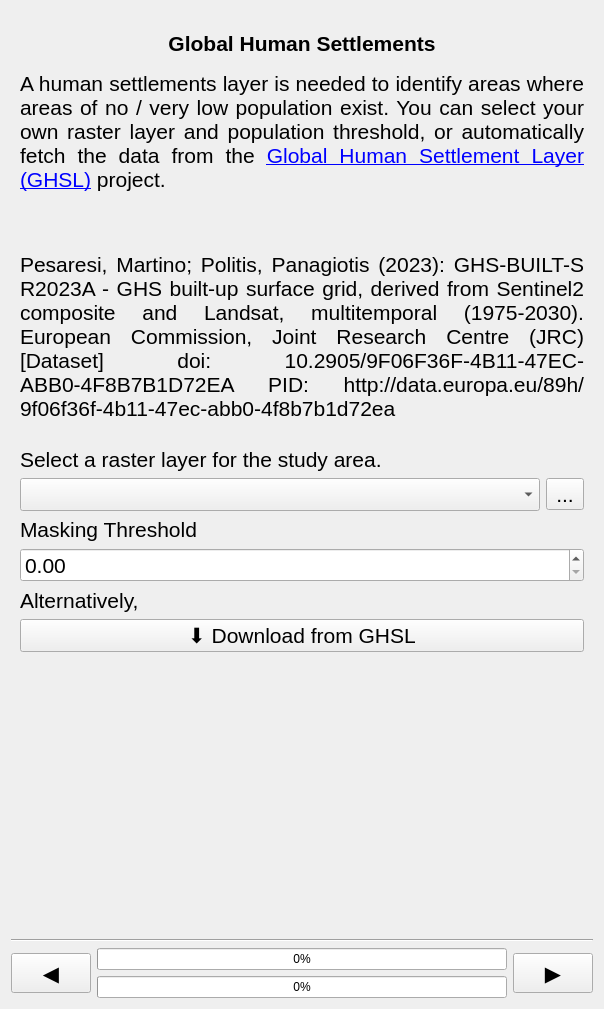
<?xml version="1.0" encoding="UTF-8"?>
<ui version="4.0">
 <class>GHSLPanelBase</class>
 <widget class="QWidget" name="GHSLPanelBase">
  <property name="geometry">
   <rect>
    <x>0</x>
    <y>0</y>
    <width>604</width>
    <height>1009</height>
   </rect>
  </property>
  <property name="windowTitle">
   <string>Form</string>
  </property>
  <layout class="QGridLayout" name="gridLayout_2">
   <item row="1" column="0">
    <widget class="QLabel" name="label_2">
     <property name="text">
      <string>&lt;html&gt;&lt;head/&gt;&lt;body&gt;&lt;p align=&quot;center&quot;&gt;&lt;span style=&quot; font-size:16pt; font-weight:600;&quot;&gt;Global Human Settlements&lt;/span&gt;&lt;/p&gt;&lt;/body&gt;&lt;/html&gt;</string>
     </property>
     <property name="textFormat">
      <enum>Qt::RichText</enum>
     </property>
     <property name="alignment">
      <set>Qt::AlignCenter</set>
     </property>
     <property name="wordWrap">
      <bool>true</bool>
     </property>
    </widget>
   </item>
   <item row="4" column="0">
    <widget class="Line" name="line">
     <property name="orientation">
      <enum>Qt::Horizontal</enum>
     </property>
    </widget>
   </item>
   <item row="0" column="0">
    <widget class="QLabel" name="banner_label">
     <property name="text">
      <string/>
     </property>
     <property name="pixmap">
      <pixmap>../resources/geest-banner.png</pixmap>
     </property>
     <property name="scaledContents">
      <bool>true</bool>
     </property>
    </widget>
   </item>
   <item row="16" column="0">
    <layout class="QGridLayout" name="gridLayout">
     <item row="0" column="0" rowspan="2">
      <widget class="QPushButton" name="previous_button">
       <property name="sizePolicy">
        <sizepolicy hsizetype="Minimum" vsizetype="Minimum">
         <horstretch>0</horstretch>
         <verstretch>0</verstretch>
        </sizepolicy>
       </property>
       <property name="minimumSize">
        <size>
         <width>80</width>
         <height>40</height>
        </size>
       </property>
       <property name="maximumSize">
        <size>
         <width>80</width>
         <height>40</height>
        </size>
       </property>
       <property name="font">
        <font>
         <pointsize>16</pointsize>
        </font>
       </property>
       <property name="text">
        <string>◀️</string>
       </property>
      </widget>
     </item>
     <item row="0" column="1">
      <widget class="QProgressBar" name="child_progress_bar">
       <property name="sizePolicy">
        <sizepolicy hsizetype="Minimum" vsizetype="Fixed">
         <horstretch>0</horstretch>
         <verstretch>0</verstretch>
        </sizepolicy>
       </property>
       <property name="value">
        <number>0</number>
       </property>
      </widget>
     </item>
     <item row="0" column="2" rowspan="2">
      <widget class="QPushButton" name="next_button">
       <property name="sizePolicy">
        <sizepolicy hsizetype="Minimum" vsizetype="Minimum">
         <horstretch>0</horstretch>
         <verstretch>0</verstretch>
        </sizepolicy>
       </property>
       <property name="minimumSize">
        <size>
         <width>80</width>
         <height>40</height>
        </size>
       </property>
       <property name="maximumSize">
        <size>
         <width>80</width>
         <height>40</height>
        </size>
       </property>
       <property name="font">
        <font>
         <pointsize>16</pointsize>
        </font>
       </property>
       <property name="text">
        <string>▶️</string>
       </property>
      </widget>
     </item>
     <item row="1" column="1">
      <widget class="QProgressBar" name="progress_bar">
       <property name="sizePolicy">
        <sizepolicy hsizetype="Minimum" vsizetype="Fixed">
         <horstretch>0</horstretch>
         <verstretch>0</verstretch>
        </sizepolicy>
       </property>
       <property name="value">
        <number>0</number>
       </property>
      </widget>
     </item>
    </layout>
   </item>
   <item row="3" column="0">
    <widget class="QScrollArea" name="scrollArea">
     <property name="frameShape">
      <enum>QFrame::NoFrame</enum>
     </property>
     <property name="widgetResizable">
      <bool>true</bool>
     </property>
     <widget class="QWidget" name="scrollAreaWidgetContents">
      <property name="geometry">
       <rect>
        <x>0</x>
        <y>0</y>
        <width>586</width>
        <height>798</height>
       </rect>
      </property>
      <property name="styleSheet">
       <string notr="true"/>
      </property>
      <layout class="QGridLayout" name="gridLayout_3">
       <item row="4" column="0">
        <widget class="QLabel" name="threshold_label">
         <property name="font">
          <font>
           <pointsize>16</pointsize>
          </font>
         </property>
         <property name="text">
          <string>Masking Threshold</string>
         </property>
         <property name="buddy">
          <cstring>masking_threshold</cstring>
         </property>
        </widget>
       </item>
       <item row="1" column="0">
        <widget class="QLabel" name="project_path_label">
         <property name="sizePolicy">
          <sizepolicy hsizetype="MinimumExpanding" vsizetype="Minimum">
           <horstretch>0</horstretch>
           <verstretch>0</verstretch>
          </sizepolicy>
         </property>
         <property name="text">
          <string/>
         </property>
         <property name="wordWrap">
          <bool>true</bool>
         </property>
        </widget>
       </item>
       <item row="8" column="0">
        <spacer name="verticalSpacer">
         <property name="orientation">
          <enum>Qt::Vertical</enum>
         </property>
         <property name="sizeHint" stdset="0">
          <size>
           <width>20</width>
           <height>40</height>
          </size>
         </property>
        </spacer>
       </item>
       <item row="7" column="0">
        <widget class="QPushButton" name="download_ghsl_layer_button">
         <property name="font">
          <font>
           <pointsize>16</pointsize>
          </font>
         </property>
         <property name="text">
          <string>⬇️ Download from GHSL</string>
         </property>
        </widget>
       </item>
       <item row="3" column="0">
        <layout class="QHBoxLayout" name="horizontalLayout_3">
         <property name="spacing">
          <number>6</number>
         </property>
         <item>
          <widget class="QgsMapLayerComboBox" name="raster_layer_combo">
           <property name="font">
            <font>
             <pointsize>16</pointsize>
            </font>
           </property>
          </widget>
         </item>
         <item>
          <widget class="QToolButton" name="load_ghsl_layer_button">
           <property name="font">
            <font>
             <pointsize>16</pointsize>
            </font>
           </property>
           <property name="text">
            <string>...</string>
           </property>
          </widget>
         </item>
        </layout>
       </item>
       <item row="5" column="0">
        <widget class="QDoubleSpinBox" name="masking_threshold">
         <property name="font">
          <font>
           <pointsize>16</pointsize>
          </font>
         </property>
        </widget>
       </item>
       <item row="2" column="0">
        <widget class="QLabel" name="description4">
         <property name="font">
          <font>
           <pointsize>16</pointsize>
          </font>
         </property>
         <property name="text">
          <string>Select a raster layer for the study area.</string>
         </property>
         <property name="textFormat">
          <enum>Qt::MarkdownText</enum>
         </property>
         <property name="alignment">
          <set>Qt::AlignJustify|Qt::AlignTop</set>
         </property>
         <property name="wordWrap">
          <bool>true</bool>
         </property>
         <property name="buddy">
          <cstring>raster_layer_combo</cstring>
         </property>
        </widget>
       </item>
       <item row="0" column="0">
        <widget class="QLabel" name="description">
         <property name="font">
          <font>
           <pointsize>16</pointsize>
          </font>
         </property>
         <property name="text">
          <string>&lt;html&gt;&lt;head/&gt;&lt;body&gt;&lt;p&gt;A human settlements layer is needed to identify areas where areas of no / very low population exist. You can select your own raster layer and population threshold, or automatically fetch the data from the &lt;a href=&quot;https://human-settlement.emergency.copernicus.eu/&quot;&gt;&lt;span style=&quot; text-decoration: underline; color:#0000ff;&quot;&gt;Global Human Settlement Layer (GHSL)&lt;/span&gt;&lt;/a&gt; project.&lt;br/&gt;&lt;br/&gt;&lt;/p&gt;&lt;p&gt;Pesaresi, Martino; Politis, Panagiotis (2023): GHS-BUILT-S R2023A - GHS built-up surface grid, derived from Sentinel2 composite and Landsat, multitemporal (1975-2030). European Commission, Joint Research Centre (JRC) [Dataset] doi: 10.2905/9F06F36F-4B11-47EC-ABB0-4F8B7B1D72EA PID: http://data.europa.eu/89h/9f06f36f-4b11-47ec-abb0-4f8b7b1d72ea &lt;/p&gt;&lt;/body&gt;&lt;/html&gt;</string>
         </property>
         <property name="textFormat">
          <enum>Qt::MarkdownText</enum>
         </property>
         <property name="alignment">
          <set>Qt::AlignJustify|Qt::AlignTop</set>
         </property>
         <property name="wordWrap">
          <bool>true</bool>
         </property>
        </widget>
       </item>
       <item row="6" column="0">
        <widget class="QLabel" name="alternatively_label">
         <property name="font">
          <font>
           <pointsize>16</pointsize>
          </font>
         </property>
         <property name="text">
          <string>Alternatively,</string>
         </property>
         <property name="buddy">
          <cstring>download_ghsl_layer_button</cstring>
         </property>
        </widget>
       </item>
      </layout>
     </widget>
    </widget>
   </item>
  </layout>
 </widget>
 <customwidgets>
  <customwidget>
   <class>QgsMapLayerComboBox</class>
   <extends>QComboBox</extends>
   <header>qgsmaplayercombobox.h</header>
  </customwidget>
 </customwidgets>
 <tabstops>
  <tabstop>scrollArea</tabstop>
  <tabstop>raster_layer_combo</tabstop>
  <tabstop>load_ghsl_layer_button</tabstop>
  <tabstop>masking_threshold</tabstop>
  <tabstop>download_ghsl_layer_button</tabstop>
  <tabstop>previous_button</tabstop>
  <tabstop>next_button</tabstop>
 </tabstops>
 <resources/>
 <connections/>
</ui>
